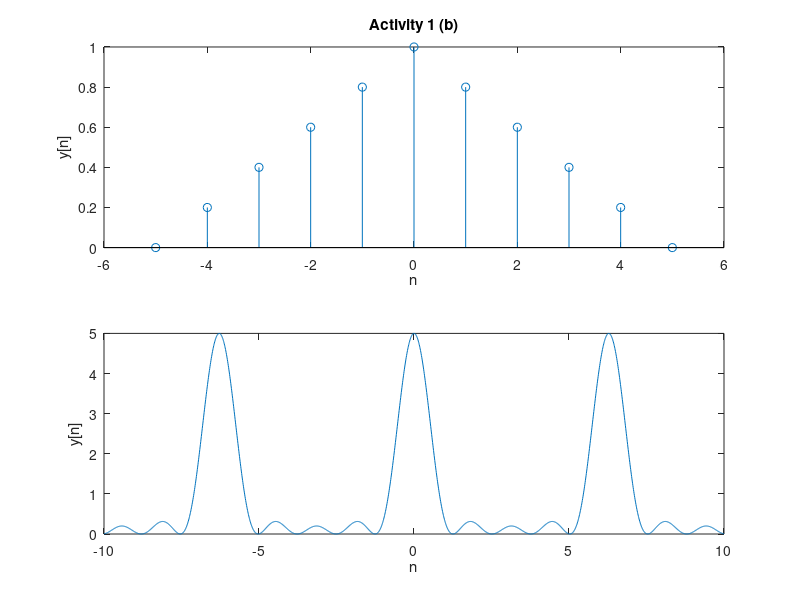

Write the MATLAB code that produced this figure.
clc;
clear all;
n=-5:1:5;
w=-10:0.01:10;
x=1-(abs(n)/5);
subplot(2,1,1);
stem(n,x);
xlabel('n');
ylabel('y[n]');
title('Activity 1 (b)');
p=0;
q=0;
for n=-5:1:5;
    p=p+1;
    for w=-10:0.01:10
        q=q+1;
        x1(p,q)= exp(-j*w*n);
    end
    q=0;
end
x2=x*x1;
w=-10:0.01:10;
subplot(2,1,2);
plot(w,x2);
xlabel('n');
ylabel('y[n]');
